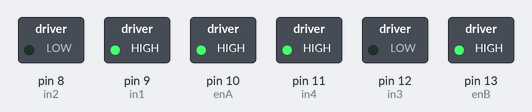
The sketch below on a simulated Arduino Uno, built with avr-gcc and run on an emulated ATmega328P. Shown: switched loads named in the sketch (green lamp = pin HIGH).

Above: at 0.1 s.
Timing chart, 0 to 1.6 s (numbered marks = the images above):
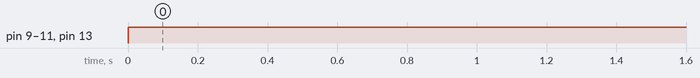

Measured:
- by itself, pin 9 (in1), pin 10 (enA), pin 11 (in4), pin 13 (enB): LOW → HIGH at 0.00 s

The sketch:

motors.ino
```cpp
// Déclaration des variables et des constantes moteur ------------------------------------------------------------------------------------------------------------------------------------
int enA = 10; // Left motor speed
int in1 = 9; // Left motor first way of rotation
int in2 = 8; // Left motor second way of rotation
int enB = 13; // Right motor speed
int in3 = 12; // Right motor first way of rotation
int in4 = 11; // Right motor second way of rotation
const int vitesse = 255;

void setup() {
  pinMode(enA, OUTPUT);
  pinMode(in1, OUTPUT);
  pinMode(in2, OUTPUT);
  pinMode(enB, OUTPUT);
  pinMode(in3, OUTPUT);
  pinMode(in4, OUTPUT);
  Serial.begin(9600);
}

void loop() {
  // put your main code here, to run repeatedly:
  digitalWrite(in1,HIGH); // Left motor forwards
  digitalWrite(in2,LOW); // Left motor forwards

  //digitalWrite(in1,LOW); // Left motor backwards
  //digitalWrite(in2,HIGH); // Left motor backwards

  //digitalWrite(in3, HIGH); // Right motor forwards
  //digitalWrite(in4, LOW); // Right motor forwards

  digitalWrite(in3,LOW); // Right motor backwards
  digitalWrite(in4,HIGH); // Right motor backwards

  analogWrite(enA,vitesse);
  analogWrite(enB, vitesse);

  delay(100);
}
```
